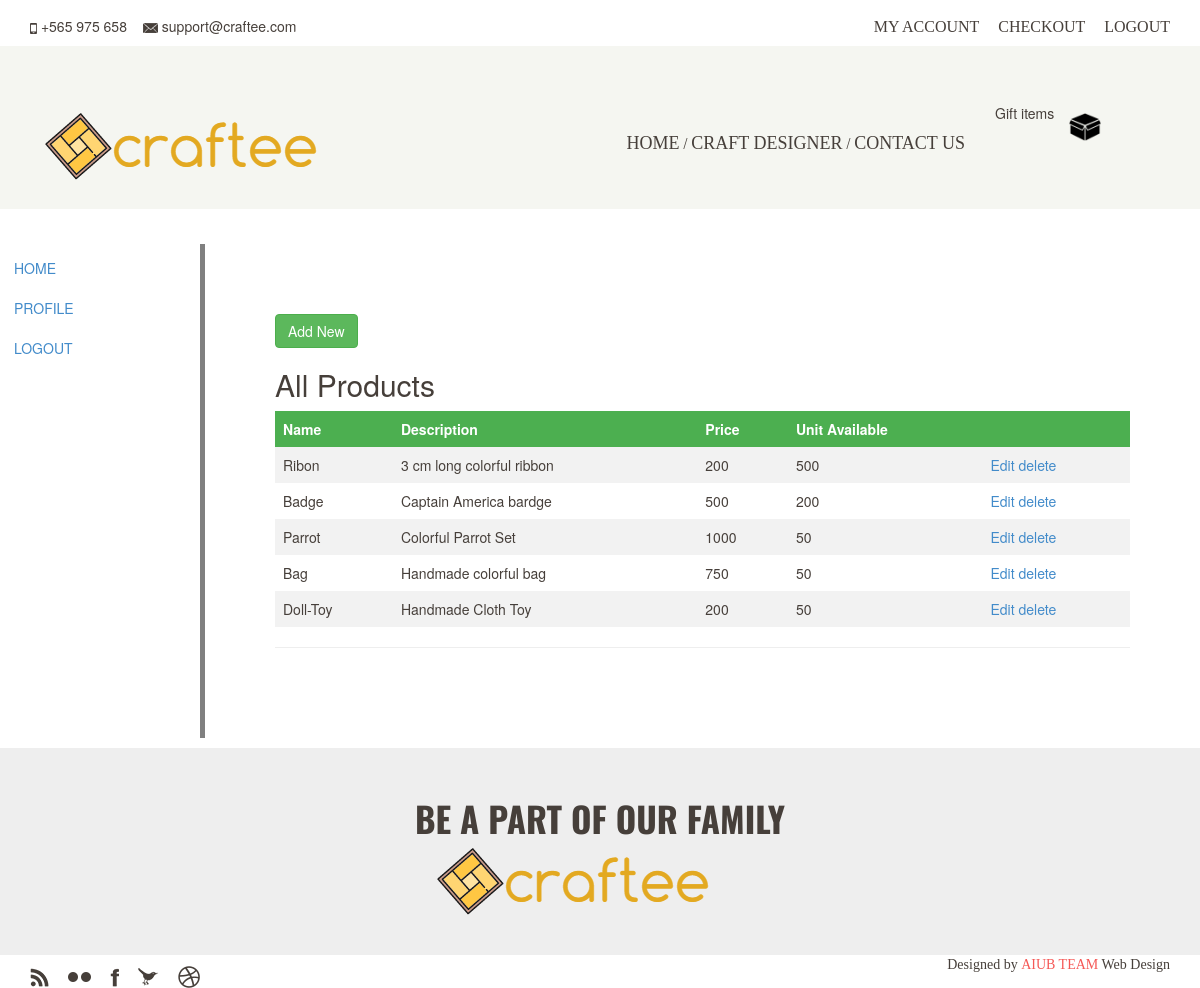
Screenshot of /product.php (signed in) with the database file from the repository.
### tables this page shows
CREATE TABLE IF NOT EXISTS `tbl_product` (
`id` int(11) NOT NULL,
  `name` varchar(100) NOT NULL,
  `description` varchar(500) NOT NULL,
  `categoryId` int(11) NOT NULL,
  `price` double NOT NULL,
  `unitAvailable` int(11) NOT NULL
);

### product.php (called while the page is built, shortened)
<?php
require 'models/productClass.php';
$proObj=new ProductClass();
$products=$proObj->getAllProduct();
require 'views/admin_product.view.php';

### models/model.php (called while the page is built, shortened)
<?php
class Model
{
	private $username='root';
	private $password='';
	private $database='craftee_db';
	private $servername='localhost';
	function __construct()
	{
		try {
		    $this->db = new PDO("mysql:host=$this->servername;dbname=$this->database", $this->username, $this->password);
		    }
		catch(PDOException $e)
		    {
		    echo "Connection failed: " . $e->getMessage();
		    }
	}
}

### models/productClass.php (called while the page is built, shortened)
<?php
require_once 'model.php';
class ProductClass extends Model
{
	public function getAllProduct()
	{
		try{
			$stmt=$this->db->prepare("SELECT id, name, description, price, unitAvailable FROM tbl_product");
			$stmt->execute();
		 	$stmt->setFetchMode(PDO::FETCH_ASSOC);
		 	$result=$stmt->fetchAll();
		 	return $result;
		 	}
		 	catch(Exception $e){
		 		echo $e->getMessage();
		 	}
	}
}

### views/admin_product.view.php (the view)
<?php require 'statics/header.view.php'; ?>
<?php require 'statics/sidebar.view.php'; ?>
<article>
  <a class="btn btn-success" href="add-product.php">Add New</a>
  <h2>All Products</h2>
  <table>
    <tr>
      <th>Name</th>
      <th>Description</th>
      <th>Price</th>
      <th>Unit Available</th>
      <th></th>
    </tr>
      <?php
        foreach ($products as $product)
        {
          echo "<tr>";
          echo "<td>".$product['name']."</td>";
          echo "<td>".$product['description']."</td>";
          echo "<td>".$product['price']."</td>";
          echo "<td>".$product['unitAvailable']."</td>";
          echo "<td>
                  <a href='edit-product.php?id=".$product['id']."&action=edit'>Edit</a>
                  <a href='edit-product.php?id=".$product['id']."&action=delete'>delete</a>
                </td>";
          echo "</tr>";
        }
      ?>
  </table>
<hr></hr>
</article>
<?php require 'statics/footer.view.php'; ?>

### resource/css/style.css (style rules this page uses)
html,body { color: #463f3a; }
article { margin-left: 200px; border-left: 5px solid gray; padding: 5em; overflow: hidden; }
table { border-collapse: collapse; width: 100%; }
th, td { text-align: left; padding: 8px; }
tr:nth-child(even) { background-color: #f2f2f2 }
th { background-color: #4CAF50; color: white; }

### rows the page displays
tbl_product: name "Ribon", description "3 cm long colorful ribbon", price "200", unitAvailable "500"
tbl_product: name "Badge", description "Captain America bardge", price "500", unitAvailable "200"
tbl_product: name "Parrot", description "Colorful Parrot Set", price "1000", unitAvailable "50"
tbl_product: name "Bag", description "Handmade colorful bag", price "750", unitAvailable "50"
tbl_product: name "Doll-Toy", description "Handmade Cloth Toy", price "200", unitAvailable "50"
